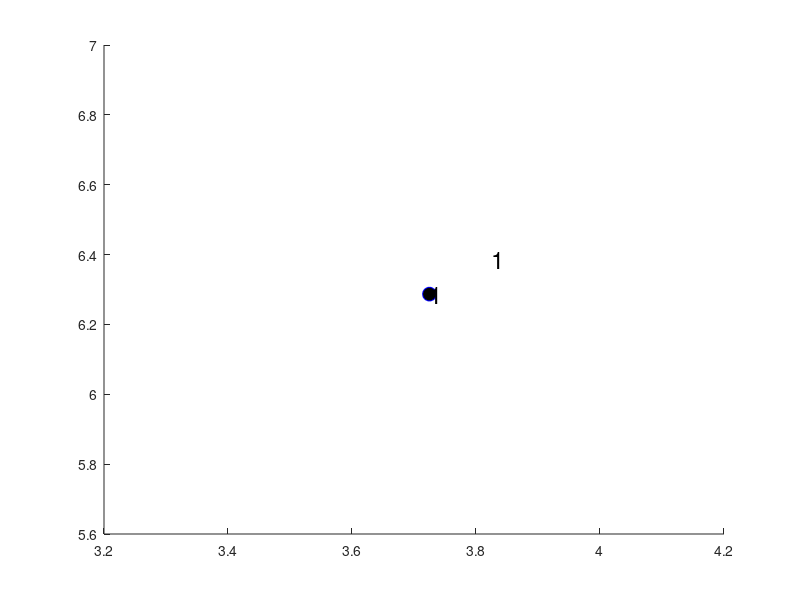

Write the MATLAB code that produced this figure. (Note: this script raises an error after producing the figure.)
 clc
 clear all
 close all
 
 for t=1:1;

%This script only executes the first part of the "createScenarioext"
%script, in order to generate the graph of BGs. The connectivity matrix of
%this graph would be exported as a text file, which later would be imported
%into a Mathematica script "IndependentSubsetGenerator", in order to
%generate the disjoint sets of independent subsets. These sets would later
%be imported into the "poolRBAllocationReuse" script and the RB allocation
%would be done based on these sets (intelligent allocation(reuse))

%Coordinates Cell 1
Cell1X = 3.5;
Cell1Y = 6;
Cell1R = 5;

%Create 3 transmitters (Broadcast groups) (X & Y parameters and radius)
%inside the cell 1
numberOfBG = t; %--------------------CHANGE NUMBER OF BG'S----------------
save('numberOfBG.mat','numberOfBG')

numberOfReceivers = 10;
save('numberOfReceivers.mat','numberOfReceivers')

BGC1=zeros(numberOfBG,3);

%I'll uniformly distribute the transmitters as well; for now, I've
%commented it and use the previous fix coordinates.
for a=1:numberOfBG;
    %uniformly distribute transmitters
        BGC1(a,1)=unifrnd((Cell1X-3),(Cell1X+3));
        BGC1(a,2)=unifrnd((Cell1Y-3),(Cell1Y+3));
        BGC1(a,3)=2;
end;


textFileName = ['BGC' num2str(t) 'raterep1skip.txt'];
%textFileName ='BGCadjust.txt';
dlmwrite(textFileName,BGC1);

 %--------------------------------------------------------------------------%
 %------------------------------Extension part------------------------------%
 %----This part saves the connectivity matrix of the BG transmitters in a txt file for later use to do distance-based reuse and not random------%
 %we will form independent subsets of size "LI" out of the whole complete graph of the transmitters in Mathematica, by first importing 
 %the connectivity matrix "D2D-connectivity-matrix.txt" and then use the built-in function to generate the independent subsets of size "LI"%
  
 %For this, first we create a graph, containing the BG transmitters as the nodes and
 %connect the ones that are closer than the given transmission range "0.5 km"
 
 %First we take the first two columns of "BGC1" matrix to save the (X,Y) of nodes
 M = BGC1(: , 1:2)
 Size_mat= size(M)
 
 %Now spot the ones that are closer than double the transmission range "2km"
 %matrices to save metrics of interest
 Dist_of_nodes=zeros(Size_mat(1,1),Size_mat(1,1));
 Logic_Dist_of_nodes=zeros(Size_mat(1,1),Size_mat(1,1));

 % "2" in the following "for" loop is the 2*transmission range of D2D transmitters (2km)
 for i = 1:Size_mat(1,1);
    for j = 1:Size_mat(1,1);
         dist =norm(M(i,:) - M(j,:));
         Dist_of_nodes(i,j)=dist;
            if i~=j && dist<2;
                Logic_Dist_of_nodes(i,j)=1;
            else
                 Logic_Dist_of_nodes(i,j)=0;
            end;
    end;

 end;


 %In the following we make the graph out of the "Logic_Dist_of_nodes"
 %matrix
 
 %plot the generated graph
 figure(2)
 hold on
 for i=1:Size_mat(1,1);
   plot(M(i,1), M(i,2), 'bo','MarkerFaceColor',[0 0 0],'MarkerSize',10); 
   %numbering the nodes
   text(M(i,1), M(i,2), num2str(i),'FontSize',17);
   dx = 0.1; dy = 0.1; % displacement so the text does not overlay the data points
   text(M(i,1)+dx, M(i,2)+dy, num2str(i),'FontSize',17);
   %grid on
 end;
 
 
%plot lines btwn any two points, with relative distance
%less than threshold distance

 for i = 1:Size_mat(1,1);
    for j = 1:Size_mat(1,1);
         
        if Logic_Dist_of_nodes(i,j)==1;
                
           line([M(i,1) M(j,1)], [M(i,2) M(j,2)],'Color',[0 0 0],'LineStyle', '-');
        end;
    end;

 end;

%define Load Index(LI). Since we need "LI" in order to run the Mathematica code for determining the independent subsets of the graph, we get and export it here as follows
D2DresourcesSRBDefaultCell1=4;%The default number of continious RBs for a user is 5, so at each subframe we have 4 number of default resources
LI=numberOfBG/D2DresourcesSRBDefaultCell1
%save('/Users/toor/Desktop/Script_Files/Matlab/D2D/ExtensionBatchRateAdjustment/LI.txt','LI','-ascii');
fid = fopen('/Users/toor/Desktop/Script_Files/Matlab/D2D/ExtensionBatchRateAdjustment/LI.txt', 'wt');
fprintf(fid,'% g',LI);
 
%save the plot as figure
%figure(z)
FileName=sprintf('D2D-connectivity-graph');
saveas(figure(2),FileName,'pdf');

%save the connectivity matrix corresponding to the figure in a text file to be imported in Mathematica 
fid = fopen('/Users/toor/Desktop/Script_Files/Matlab/D2D/ExtensionBatchRateAdjustment/D2D-connectivity-matrix.txt', 'wt');
%fprintf(fid,'% g',Logic_Dist_of_nodes);
for i = 1:numberOfBG
    for j = 1:numberOfBG
        fprintf(fid,'% g',Logic_Dist_of_nodes(i,j));
    end
    fprintf(fid,'\n');
end
 
%save the numberOfBG in a text file to be imported in Mathematica. We use
%this number to check the presence of all BGs in the generated disjoint
%independent subset "result" in Mathematica, before importing it to Matlab
fid = fopen('/Users/toor/Desktop/Script_Files/Matlab/D2D/ExtensionBatchRateAdjustment/numberOfBG.txt', 'wt');
fprintf(fid,'% g',numberOfBG);

pause %this pause here is to run the Mathematica script, in order to generate the Max independent subsets; then we run the "createScenarioext" as a function with input arguments in abtch mode

end;




